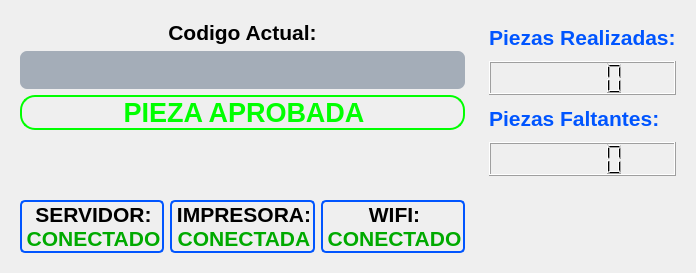
               <widget class="QWidget" name="Black_page">
                <layout class="QGridLayout" name="gridLayout">
                 <item row="0" column="0">
                  <widget class="QWidget" name="widget_2" native="true">
                   <property name="styleSheet">
                    <string notr="true"/>
                   </property>
                   <layout class="QVBoxLayout" name="verticalLayout_30">
                    <item>
                     <layout class="QVBoxLayout" name="verticalLayout_29">
                      <item>
                       <widget class="QLabel" name="label_CodigoActual">
                        <property name="text">
                         <string>&lt;html&gt;&lt;head/&gt;&lt;body&gt;&lt;p align=&quot;center&quot;&gt;&lt;span style=&quot; font-size:16pt; font-weight:700;&quot;&gt;Codigo Actual:&lt;/span&gt;&lt;/p&gt;&lt;/body&gt;&lt;/html&gt;</string>
                        </property>
                       </widget>
                      </item>
                      <item>
                       <widget class="QTextEdit" name="txt_input">
                        <property name="sizePolicy">
                         <sizepolicy hsizetype="Expanding" vsizetype="Fixed">
                          <horstretch>0</horstretch>
                          <verstretch>0</verstretch>
                         </sizepolicy>
                        </property>
                        <property name="maximumSize">
                         <size>
                          <width>16777204</width>
                          <height>38</height>
                         </size>
                        </property>
                        <property name="styleSheet">
                         <string notr="true">background-color: rgba(113, 127, 147, 150);
 font-size:20pt; 
font-weight:700;
color:#e12807;
color: rgb(235, 211, 26);
border-radius:7px;


</string>
                        </property>
                        <property name="verticalScrollBarPolicy">
                         <enum>Qt::ScrollBarPolicy::ScrollBarAlwaysOff</enum>
                        </property>
                        <property name="undoRedoEnabled">
                         <bool>true</bool>
                        </property>
                       </widget>
                      </item>
                      <item>
                       <widget class="QLabel" name="lbl_StateLabel">
                        <property name="styleSheet">
                         <string notr="true">QLabel {
    border: 2px solid #FF0000; /* Cambia el color del borde a rojo */
	border-color: rgb(0, 255, 0);
	border-radius:15px;
}</string>
                        </property>
                        <property name="text">
                         <string>&lt;html&gt;&lt;head/&gt;&lt;body&gt;&lt;p align=&quot;center&quot;&gt;&lt;span style=&quot; font-size:20pt; font-weight:700; color:#00ff00;&quot;&gt;PIEZA APROBADA&lt;/span&gt;&lt;/p&gt;&lt;/body&gt;&lt;/html&gt;</string>
                        </property>
                       </widget>
                      </item>
                      <item>
                       <spacer name="verticalSpacer_13">
                        <property name="orientation">
                         <enum>Qt::Orientation::Vertical</enum>
                        </property>
                        <property name="sizeHint" stdset="0">
                         <size>
                          <width>20</width>
                          <height>40</height>
                         </size>
                        </property>
                       </spacer>
                      </item>
                     </layout>
                    </item>
                   </layout>
                  </widget>
                 </item>
                 <item row="2" column="0">
                  <widget class="QWidget" name="widget_3" native="true">
                   <property name="styleSheet">
                    <string notr="true"/>
                   </property>
                   <layout class="QVBoxLayout" name="verticalLayout_31">
                    <item>
                     <layout class="QHBoxLayout" name="horizontalLayout_9">
                      <item>
                       <widget class="QLabel" name="lbl_ServerState">
                        <property name="styleSheet">
                         <string notr="true">QLabel {
    border: 2px solid #FF0000; /* Cambia el color del borde a rojo */
	border-color: rgb(0, 85, 255);
	border-radius:5px;
}</string>
                        </property>
                        <property name="text">
                         <string>&lt;html&gt;&lt;head/&gt;&lt;body&gt;&lt;p align=&quot;center&quot;&gt;&lt;span style=&quot; font-size:16pt; font-weight:700;&quot;&gt;SERVIDOR:&lt;br/&gt;&lt;/span&gt;&lt;span style=&quot; font-size:16pt; font-weight:700; color:#00aa00;&quot;&gt;CONECTADO&lt;/span&gt;&lt;/p&gt;&lt;/body&gt;&lt;/html&gt;</string>
                        </property>
                       </widget>
                      </item>
                      <item>
                       <layout class="QVBoxLayout" name="verticalLayout_28">
                        <item>
                         <widget class="QLabel" name="lbl_PrinterState">
                          <property name="styleSheet">
                           <string notr="true">QLabel {
    border: 2px solid #FF0000; /* Cambia el color del borde a rojo */
	border-color: rgb(0, 85, 255);
	border-radius:5px;
}</string>
                          </property>
                          <property name="text">
                           <string>&lt;html&gt;&lt;head/&gt;&lt;body&gt;&lt;p align=&quot;center&quot;&gt;&lt;span style=&quot; font-size:16pt; font-weight:700;&quot;&gt;IMPRESORA:&lt;br/&gt;&lt;/span&gt;&lt;span style=&quot; font-size:16pt; font-weight:700; color:#00aa00;&quot;&gt;CONECTADA&lt;/span&gt;&lt;/p&gt;&lt;/body&gt;&lt;/html&gt;</string>
                          </property>
                         </widget>
                        </item>
                       </layout>
                      </item>
                      <item>
                       <widget class="QLabel" name="lbl_wifiState">
                        <property name="styleSheet">
                         <string notr="true">QLabel {
    border: 2px solid #FF0000; /* Cambia el color del borde a rojo */
	border-color: rgb(0, 85, 255);
	border-radius:5px;
}</string>
                        </property>
                        <property name="text">
                         <string>&lt;html&gt;&lt;head/&gt;&lt;body&gt;&lt;p align=&quot;center&quot;&gt;&lt;span style=&quot; font-size:16pt; font-weight:700;&quot;&gt;WIFI: &lt;br/&gt;&lt;/span&gt;&lt;span style=&quot; font-size:16pt; font-weight:700; color:#00aa00;&quot;&gt;CONECTADO&lt;/span&gt;&lt;/p&gt;&lt;/body&gt;&lt;/html&gt;</string>
                        </property>
                       </widget>
                      </item>
                     </layout>
                    </item>
                   </layout>
                  </widget>
                 </item>
                 <item row="0" column="1" rowspan="2">
                  <widget class="QWidget" name="widget" native="true">
                   <property name="styleSheet">
                    <string notr="true"/>
                   </property>
                   <layout class="QVBoxLayout" name="verticalLayout_27">
                    <item>
                     <layout class="QVBoxLayout" name="verticalLayout_26">
                      <item>
                       <widget class="QLabel" name="label_PzsRealizadas">
                        <property name="text">
                         <string>&lt;html&gt;&lt;head/&gt;&lt;body&gt;&lt;p&gt;&lt;span style=&quot; font-size:16pt; font-weight:700; color:#0055ff;&quot;&gt;Piezas Realizadas:&lt;/span&gt;&lt;/p&gt;&lt;/body&gt;&lt;/html&gt;</string>
                        </property>
                       </widget>
                      </item>
                      <item>
                       <widget class="QLCDNumber" name="lcdNumber_Realizado"/>
                      </item>
                      <item>
                       <widget class="QLabel" name="label_PzsFaltantes">
                        <property name="text">
                         <string>&lt;html&gt;&lt;head/&gt;&lt;body&gt;&lt;p&gt;&lt;span style=&quot; font-size:16pt; font-weight:700; color:#0055ff;&quot;&gt;Piezas Faltantes:&lt;/span&gt;&lt;/p&gt;&lt;/body&gt;&lt;/html&gt;</string>
                        </property>
                       </widget>
                      </item>
                      <item>
                       <widget class="QLCDNumber" name="lcdNumber_Faltantes"/>
                      </item>
                     </layout>
                    </item>
                   </layout>
                  </widget>
                 </item>
                 <item row="2" column="1">
                  <widget class="QWidget" name="widget_4" native="true">
                   <layout class="QVBoxLayout" name="verticalLayout_38">
                    <item>
                     <layout class="QVBoxLayout" name="verticalLayout_37"/>
                    </item>
                   </layout>
                  </widget>
                 </item>
                </layout>
               </widget>
